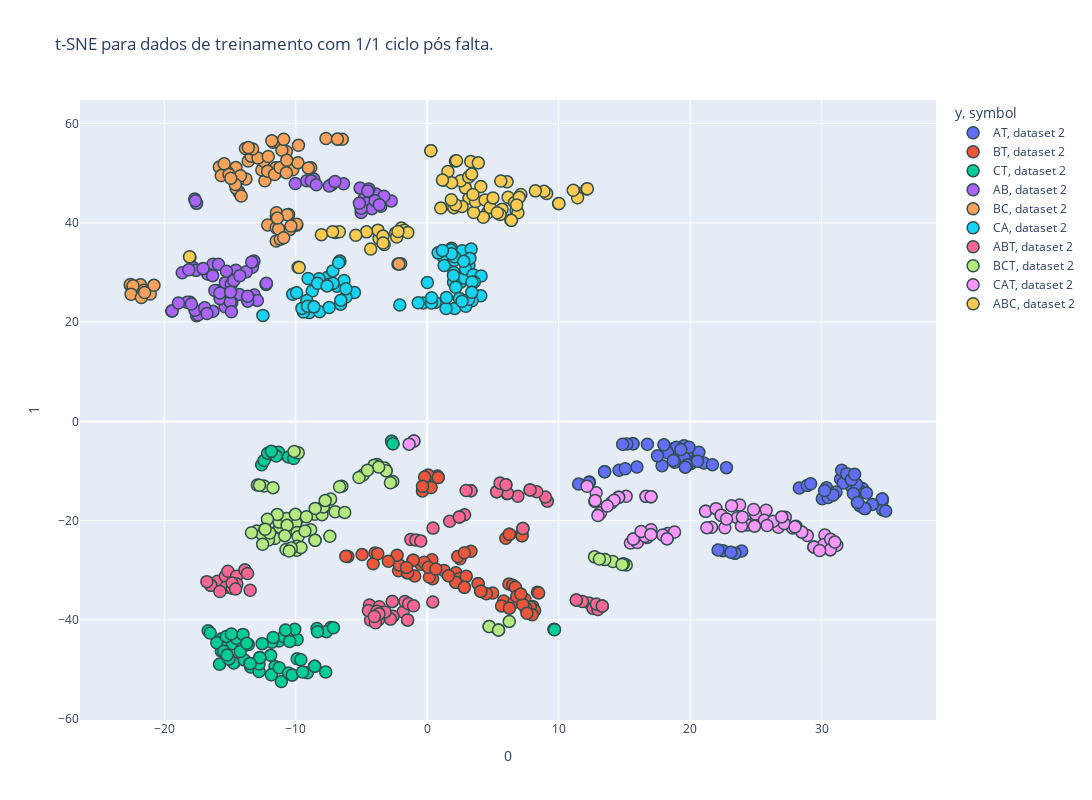

Notebook source saved alongside this figure:
### Code cell
plot_tsne(X_train_robson, 2, '1', save=False)
